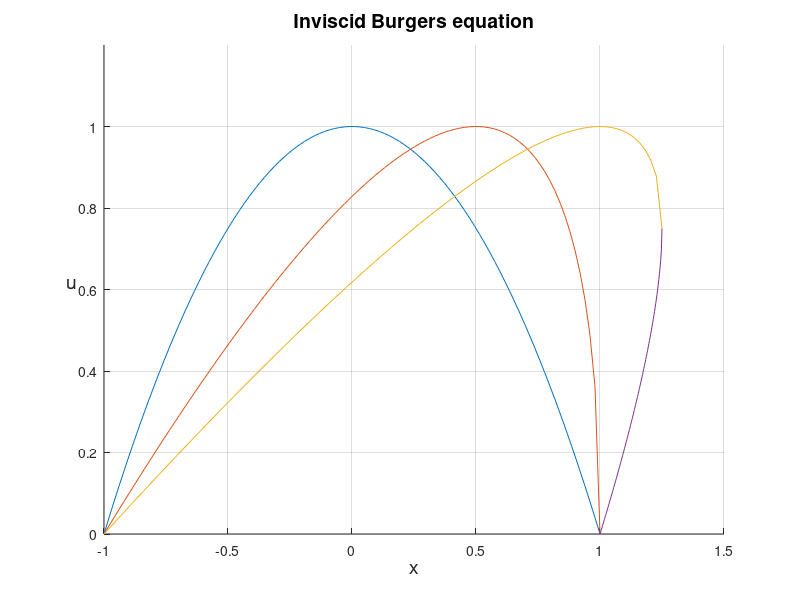

Source code (MATLAB):
% ==== program burger ====
% Beregner fig 4.2 i kapittel 4
%
clear; clf;
x = linspace(-1,1);
x1 = linspace(-1,1.25);
x2 = linspace(1,1.25);
u0 = 1 - x.*x; % t = 0
u1 = 2*(x - 1 + sqrt(2*(1 - x)));  % t = 0.5
u21 = x1 + (sqrt(5 - 4*x1) - 1)/2; % t = 1.0
u22 = x2 - (sqrt(5 - 4*x2) + 1)/2; % t = 1.0
axis([-1 1.5 0 1.2]);
FS = 'FontSize';
hold on
plot(x,u0);
plot(x,u1);
plot(x1,u21);
plot(x2,u22);
hold off
grid
xlabel('x',FS,14);
ylabel('u',FS,14,'Rotation',0);
title('Inviscid Burgers equation',FS,14);
shg;